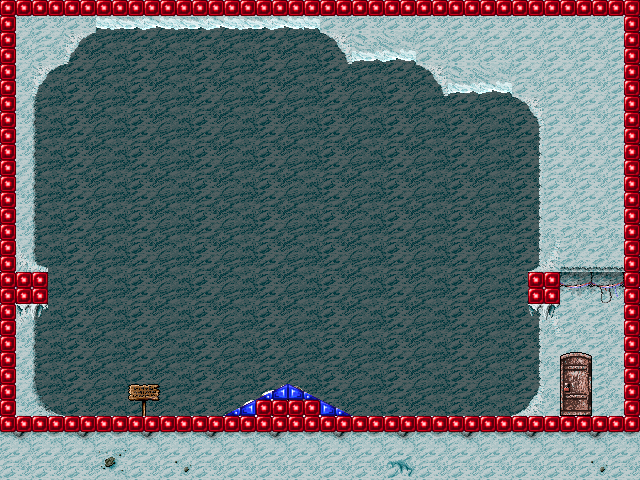

The image is a tile-based game level rendered from a .tmx file. Its description and source (layers, tilesets, objects; grid data summarised) follow:
An orthogonal 40x30 tile map with 16x16 px tiles, 5 tile layers (World 0, World 1, World 2, World 3, ...), 3 tilesets and 2 objects (2x Spawn).

<map version="1.0" orientation="orthogonal" width="40" height="30" tilewidth="16" tileheight="16">
 <properties>
  <property name="default start" value="20, 15" />
  <property name="music" value="TestTheme.ogg" />
 </properties>
 <tileset firstgid="1" name="BIG Compilation" tilewidth="16" tileheight="16">
  <image source="BIG Compilation.bmp" trans="ff00ff" width="320" height="2048" />
 </tileset>
 <tileset firstgid="2561" name="Collision" tilewidth="16" tileheight="16">
  <image source="CShapes.bmp" trans="ff00ff" width="336" height="64" />
 </tileset>
 <tileset firstgid="2645" name="space station" tilewidth="16" tileheight="16">
  <image source="space station.bmp" trans="ff00ff" width="320" height="320" />
 </tileset>
 <layer name="World 0" width="40" height="30">
  <data>[1200 cells, 1200 non-empty, 8 distinct tile ids]</data>
 </layer>
 <layer name="World 1" width="40" height="30">
  <data>[1200 cells, 568 non-empty, 58 distinct tile ids]</data>
 </layer>
 <layer name="World 2" width="40" height="30">
  <data>[1200 cells, 109 non-empty, 42 distinct tile ids]</data>
 </layer>
 <layer name="World 3" width="40" height="30">
  <data>[1200 cells, 14 non-empty, 10 distinct tile ids]</data>
 </layer>
 <layer name="Collision" width="40" height="30">
  <data>[1200 cells, 150 non-empty, 5 distinct tile ids]</data>
 </layer>
 <objectgroup name="Objects" width="40" height="30">
  <object name="Laser Emitter" type="Spawn" x="48" y="272" width="16" height="32">
   <properties>
    <property name="flavor" value="1" />
    <property name="spawn" value="laser emitter" />
   </properties>
  </object>
  <object name="Laser receiver" type="Spawn" x="512" y="272" width="16" height="32">
   <properties>
    <property name="spawn" value="laser receiver" />
   </properties>
  </object>
 </objectgroup>
</map>
